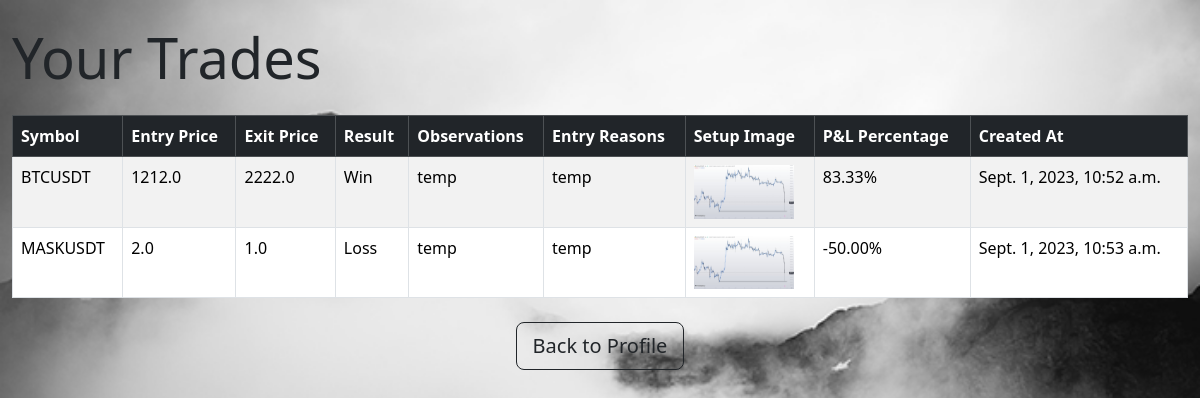
The app's page /myJournal/my_trades (signed in) with its own data.
### myJournal/models.py (models this page shows, shortened)
class Trade(models.Model):
    custom_user = models.ForeignKey(CustomUser, on_delete=models.CASCADE, null=True, blank=True)
    symbol = models.CharField(max_length=100)
    entry_price = models.FloatField()
    exit_price = models.FloatField()
    result = models.CharField(max_length=10)
    observations = models.TextField((""))
    setup_image = models.ImageField(upload_to='media')
    reasons_for_entry=models.TextField((""))
    POSITION_CHOICES = [
        ('Long', 'Long'),
        ('Short', 'Short'),
    ]
    position = models.CharField(max_length=10, choices=POSITION_CHOICES, blank=False, default=POSITION_CHOICES[0])
    profit_loss = models.FloatField(default=0, blank=False)
    created_at = models.DateTimeField(auto_now_add=True, blank=False, null=True)

### myJournal/views.py (the view)
# urls.py: path('my_trades', views.my_trades_view, name='tradeslist'),
@login_required
def my_trades_view(request):
    trades = Trade.objects.filter(custom_user=request.user)
    return render(request, 'myJournal/my_trades.html', {'trades': trades})

### myJournal/templates/myJournal/my_trades.html
{% extends 'myJournal/base.html' %}
{% block content %}
<div class="container-fluid mt-4">
  <h2 class="display-4 mb-4">Your Trades</h2>
  <table class="table table-striped table-bordered">
    <thead class="table-dark">
      <tr>
        <th>Symbol</th>
        <th>Entry Price</th>
        <th>Exit Price</th>
        <th>Result</th>
        <th>Observations</th>
        <th>Entry Reasons</th>
        <th>Setup Image</th>
        <th>P&L Percentage</th>
        <th>Created At</th>
      </tr>
    </thead>
    <tbody>
      {% for trade in trades %}
      <tr>
        <td>{{ trade.symbol }}</td>
        <td>{{ trade.entry_price }}</td>
        <td>{{ trade.exit_price }}</td>
        <td>{{ trade.result }}</td>
        <td>{{ trade.observations }}</td>
        <td>{{ trade.reasons_for_entry }}</td>
        <td><img src="{{ trade.setup_image.url }}" alt="Setup Image" class="img-fluid" width="100"></td>
        <td>
          {% if trade.entry_price != 0 and trade.exit_price %}
            {{ trade.profit_loss|floatformat:2 }}%
          {% else %}
            N/A
          {% endif %}
        </td>
        <td>{{ trade.created_at }}</td>
      </tr>
      {% empty %}
      <tr>
        <td colspan="9">No trades available.</td>
      </tr>
      {% endfor %}
    </tbody>
  </table>
</div>
<div class="container mt-4">
  <div class="text-center">
    <button onclick="window.location.href='{% url 'profile' %}'" class="btn btn-lg btn-block btn-outline-dark">Back to Profile</button>
  </div>
</div>
{% endblock %}

### records on screen
Trade: symbol "BTCUSDT", entry_price "1212.0", exit_price "2222.0", result "Win", observations "temp", reasons_for_entry "temp", setup_image (picture), profit_loss "83.33", created_at "Sept. 1, 2023, 10:52 a.m."
Trade: symbol "MASKUSDT", entry_price "2.0", exit_price "1.0", result "Loss", observations "temp", reasons_for_entry "temp", setup_image (picture), profit_loss "-50.00", created_at "Sept. 1, 2023, 10:53 a.m."
